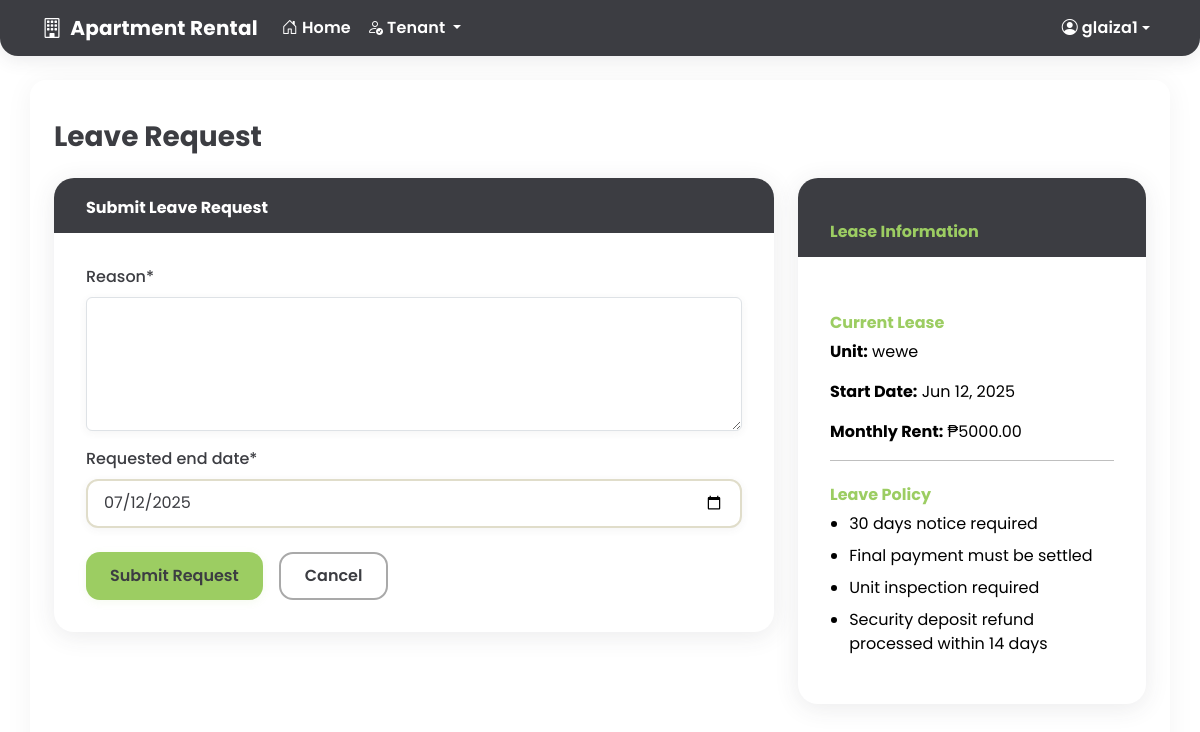
The page /tenant/leave-request/ (signed in) on the database its author committed.
### core/models.py (models this page shows, shortened)
class User(AbstractUser):
    CLIENT = 1
    TENANT = 2
    ADMIN = 3
    ROLE_CHOICES = (
        (CLIENT, 'Client'),
        (TENANT, 'Tenant'),
        (ADMIN, 'Admin'),
    )
    role = models.PositiveSmallIntegerField(choices=ROLE_CHOICES, default=CLIENT)
    phone_number = models.CharField(max_length=20, blank=True, null=True)
    facebook_account = models.URLField(blank=True, null=True)
    address = models.TextField(blank=True, null=True)
    occupation = models.CharField(max_length=100, blank=True, null=True)
    profile_picture = models.ImageField(upload_to='profile_pics/', blank=True, null=True)

class Lease(models.Model):
    tenant = models.ForeignKey(User, on_delete=models.CASCADE)
    unit = models.ForeignKey(Unit, on_delete=models.CASCADE)
    start_date = models.DateField()
    end_date = models.DateField(blank=True, null=True)
    monthly_rent = models.DecimalField(max_digits=10, decimal_places=2)
    is_active = models.BooleanField(default=True)
    created_at = models.DateTimeField(auto_now_add=True)
    updated_at = models.DateTimeField(auto_now=True)

class Unit(models.Model):
    AVAILABLE = 1
    OCCUPIED = 2
    STATUS_CHOICES = (
        (AVAILABLE, 'Available'),
        (OCCUPIED, 'Occupied'),
    )
    name = models.CharField(max_length=100)
    description = models.TextField()
    monthly_price = models.DecimalField(max_digits=10, decimal_places=2)
    location = models.CharField(max_length=200)
    payment_inclusions = models.TextField()
    house_rules = models.TextField()
    status = models.PositiveSmallIntegerField(choices=STATUS_CHOICES, default=AVAILABLE)
    main_image = models.ImageField(upload_to='units/')
    created_at = models.DateTimeField(auto_now_add=True)
    updated_at = models.DateTimeField(auto_now=True)

### core/views.py (the view)
# urls.py: path('tenant/leave-request/', views.tenant_leave_request, name='tenant_leave_request'),
@login_required
def tenant_leave_request(request):
    if request.user.role != User.TENANT:
        return redirect('dashboard')
    lease = Lease.objects.filter(tenant=request.user, is_active=True).first()
    if not lease:
        messages.warning(request, 'You do not have an active lease.')
        return redirect('tenant_dashboard')
    existing_request = LeaveRequest.objects.filter(lease=lease, status=LeaveRequest.PENDING).first()
    if existing_request:
        messages.info(request, 'You already have a pending leave request.')
        return redirect('tenant_dashboard')
    if request.method == 'POST':
        form = LeaveRequestForm(request.POST)
        if form.is_valid():
            leave_request = form.save(commit=False)
            leave_request.tenant = request.user
            leave_request.lease = lease
            leave_request.save()
            messages.success(request, 'Leave request submitted successfully!')
            return redirect('tenant_dashboard')
    else:
        initial_data = {
            'requested_end_date': timezone.now().date() + timedelta(days=30),
        }
        form = LeaveRequestForm(initial=initial_data)
    return render(request, 'tenant/leave_request.html', {'form': form, 'lease': lease})

### core/forms.py
class LeaveRequestForm(forms.ModelForm):
    class Meta:
        model = LeaveRequest
        fields = ['reason', 'requested_end_date']
        widgets = {
            'reason': forms.Textarea(attrs={'rows': 5}),
            'requested_end_date': forms.DateInput(attrs={'type': 'date'}),
        }

### templates/tenant/leave_request.html (shortened to what this page needs)
{% extends 'base.html' %}
{% load crispy_forms_tags %}
{% block content %}
<div class="container tenant-leave-container">
    <h1 class="h3 mb-4" style="color:var(--charcoal);font-weight:700;">Leave Request</h1>
    <div class="row">
        <div class="col-lg-8">
            <div class="tenant-leave-card">
                <div class="tenant-leave-header">
                    <h6>Submit Leave Request</h6>
                </div>
                <div class="tenant-leave-body">
                    <form method="post">
                        {{ form|crispy }}
                        <div class="d-flex gap-2 justify-content-start mt-4">
                            <button type="submit" class="tenant-leave-btn">Submit Request</button>
                            <a href="{% url 'tenant_dashboard' %}" class="tenant-leave-btn-secondary">Cancel</a>
                        </div>
                    </form>
                </div>
            </div>
        </div>
        <div class="col-lg-4">
            <div class="tenant-leave-card tenant-leave-info">
                <div class="tenant-leave-header">
                    <h6>Lease Information</h6>
                </div>
                <div class="tenant-leave-body">
                    <h6>Current Lease</h6>
                    <p><strong>Unit:</strong> {{ lease.unit.name }}</p>
                    <p><strong>Start Date:</strong> {{ lease.start_date|date:"M d, Y" }}</p>
                    <p><strong>Monthly Rent:</strong> ₱{{ lease.monthly_rent }}</p>
                    <hr>
                    <h6>Leave Policy</h6>
                    <ul>
                        <li>30 days notice required</li>
                        <li>Final payment must be settled</li>
                        <li>Unit inspection required</li>
                        <li>Security deposit refund processed within 14 days</li>
                    </ul>
                </div>
            </div>
        </div>
    </div>
</div>
{% endblock %}

### templates/partials/_navbar.html (shortened to what this page needs)
<nav class="navbar navbar-expand-lg navbar-charcoal">
    <div class="container">
        <a class="navbar-brand fw-bold d-flex align-items-center" href="{% url 'home' %}">
            <i class="bi bi-building me-2"></i>Apartment Rental
        </a>
        <div class="collapse navbar-collapse" id="navbarNav">
            <ul class="navbar-nav me-auto">
                <li class="nav-item">
                    <a class="nav-link" href="{% url 'home' %}">
                        <i class="bi bi-house-door me-1"></i>Home
                    </a>
                </li>
                {% if user.is_authenticated %}
                    {% if user.role == user.ADMIN or user.is_superuser %}
                        <li class="nav-item dropdown">
                            <a class="nav-link dropdown-toggle" href="#" id="adminDropdown" role="button" data-bs-toggle="dropdown">
                                <i class="bi bi-speedometer2 me-1"></i>Admin
                            </a>
                            <ul class="dropdown-menu">
                                <li><a class="dropdown-item" href="{% url 'admin_dashboard' %}"><i class="bi bi-grid me-2"></i>Dashboard</a></li>
                                <li><a class="dropdown-item" href="{% url 'admin_units_list' %}"><i class="bi bi-house-gear me-2"></i>Units</a></li>
                                <li><a class="dropdown-item" href="{% url 'admin_applications' %}"><i class="bi bi-file-earmark-text me-2"></i>Applications</a></li>
                                <li><a class="dropdown-item" href="{% url 'admin_tenants' %}"><i class="bi bi-people me-2"></i>Tenants</a></li>
                                <li><a class="dropdown-item" href="{% url 'admin_payments' %}"><i class="bi bi-cash-stack me-2"></i>Payments</a></li>
                                <li><a class="dropdown-item" href="{% url 'admin_announcements' %}"><i class="bi bi-megaphone me-2"></i>Announcements</a></li>
                                <li><a class="dropdown-item" href="{% url 'admin_leave_requests' %}"><i class="bi bi-door-open me-2"></i>Leave Requests</a></li>
                                <li><a class="dropdown-item" href="{% url 'admin_messages' %}"><i class="bi bi-chat-left-text me-2"></i>Messages</a></li>
                            </ul>
                        </li>
                    {% elif user.role == user.TENANT %}
                        <li class="nav-item dropdown">
                            <a class="nav-link dropdown-toggle" href="#" id="tenantDropdown" role="button" data-bs-toggle="dropdown">
                                <i class="bi bi-person-check me-1"></i>Tenant
                            </a>
                        </li>
                    {% endif %}
                {% endif %}
            </ul>
            <ul class="navbar-nav">
                {% if user.is_authenticated %}
                    <li class="nav-item dropdown">
                        <a class="nav-link dropdown-toggle d-flex align-items-center" href="#" id="userDropdown" role="button" data-bs-toggle="dropdown">
                            <i class="bi bi-person-circle me-1"></i>
                            <span class="d-none d-lg-inline">{{ user.username|truncatechars:12 }}</span>
                        </a>
                    </li>
                {% endif %}
            </ul>
        </div>
    </div>
</nav>

### static/css/style.css (style rules this page uses)
:root { --charcoal: #3C3D42; --kiwi-green: #9CCD62; --soft-cream: #F6F8E2; --sage-beige: #E0DDCA; --cloud-white: #FFFFFF; --error-red: #D9534F; --sky-blue: #5BC0DE; --success-olive: #6BA539; --neutral-gray: #A9A9A9; }
body { background-color: #f8f9fa; }
input[type="text"], input[type="email"], input[type="password"], input[type="number"], input[type="file"], input[type="date"], input[type="datetime-local"], input[type="time"], input[type="url"], input[type="search"], select, textarea { font-family: 'Poppins', Arial, sans-serif; background: var(--cloud-white); color: var(--charcoal); border: 2px solid var(--sage-beige); border-radius: 12px; padding: 0.65rem 1rem; font-size: 1rem; box-shadow: 0 2px 8px 0 rgba(60, 61, 66, 0.06); transition: border 0.2s, box-shadow 0.2s; outline: none; margin-bottom: 0.5rem; }
label { font-family: 'Poppins', Arial, sans-serif; color: var(--charcoal); font-weight: 500; margin-bottom: 0.25rem; }
a { text-decoration: none; }

### templates/partials/_navbar.html (style rules this page uses)
.navbar-charcoal { background-color: var(--charcoal) !important; color: var(--cloud-white) !important; border-radius: 0 0 18px 18px; box-shadow: 0 4px 18px 0 rgba(60, 61, 66, 0.10); font-family: 'Poppins', Arial, sans-serif !important; padding-top: 0.5rem; padding-bottom: 0.5rem; }
.navbar-charcoal .navbar-brand, .navbar-charcoal .nav-link, .navbar-charcoal .bi { color: var(--cloud-white) !important; font-family: 'Poppins', Arial, sans-serif !important; font-weight: 600; letter-spacing: 0.01em; }

### templates/tenant/leave_request.html (style rules this page uses)
.tenant-leave-container { font-family: 'Poppins', Arial, sans-serif !important; margin-top: 2.5rem; }
.tenant-leave-card { background: var(--cloud-white); border-radius: 20px; box-shadow: 0 4px 24px 0 rgba(60, 61, 66, 0.10); border: none; margin-bottom: 2rem; }
.tenant-leave-header { background: var(--charcoal); color: var(--cloud-white); border-radius: 20px 20px 0 0; padding: 1.25rem 2rem 1rem 2rem; }
.tenant-leave-header h6 { font-weight: 700; margin: 0; }
.tenant-leave-body { padding: 2rem; }
.tenant-leave-btn { background: var(--kiwi-green); color: var(--charcoal); border-radius: 14px; font-weight: 600; border: none; box-shadow: 0 2px 8px 0 rgba(156, 205, 98, 0.10); padding: 0.65rem 1.5rem; font-size: 1rem; margin-bottom: 0; transition: background 0.2s, color 0.2s; margin-right: 0.5rem; }
.tenant-leave-btn-secondary { background: var(--cloud-white); color: var(--charcoal); border-radius: 14px; font-weight: 600; border: 2px solid var(--neutral-gray); padding: 0.65rem 1.5rem; transition: border 0.2s, color 0.2s, background 0.2s; }
.tenant-leave-info h6 { color: var(--kiwi-green); font-weight: 700; margin-top: 1.5rem; }
.tenant-leave-info ul { padding-left: 1.2rem; }
.tenant-leave-info li { margin-bottom: 0.5rem; }

### rows shown on the page
User: username "glaiza1"
Lease: unit.name "wewe", start_date "Jun 12, 2025", monthly_rent "5000.00"
